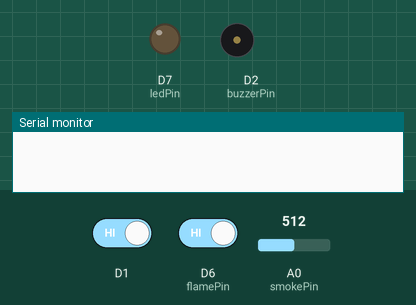
Recording of a sketch running on a simulated ESP8266 (NodeMCU). Parts: output pins drawn as LEDs (lit = HIGH), buzzer (waves = sounding, pin HIGH), the last lines printed to the serial monitor. Inputs (shaded band) come from the test bench; at power-on: D1 HIGH, D6 (flamePin) HIGH, A0 (smokePin) = 512. WiFi joins after 1.5 s; servers stay silent unless stated.

Above: at 3.0 s.
3.1 s: D1 driven LOW
13.3 s: D6 (flamePin) driven LOW
At 17.9 s:
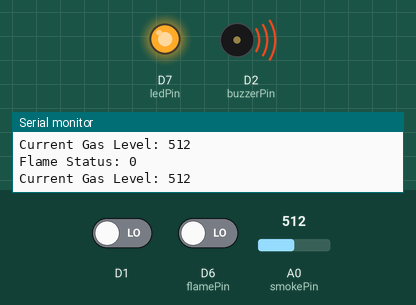
Timing chart, 0 to 23.3 s (numbered marks = the images above; inputs shaded):
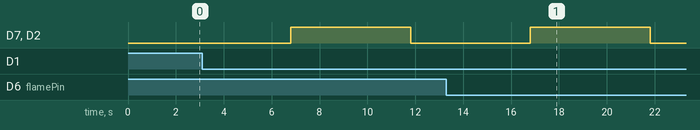

Measured:
- after the input at 13.3 s, D7 (ledPin), D2 (buzzerPin): LOW → HIGH after 3.5 s, → LOW 5.0 s later

The sketch:

Fire_Hazard.ino
```cpp
#define BLYNK_TEMPLATE_ID "TMPL3SVpUlqlI"
#define BLYNK_TEMPLATE_NAME "fire hazard"
#define BLYNK_AUTH_TOKEN "-3T16jDxV9fPday7IGuMmf_m4Es5MTUu"

#define BLYNK_PRINT Serial
#include <ESP8266WiFi.h>
#include <BlynkSimpleEsp8266.h>

char auth[] = BLYNK_AUTH_TOKEN;
char ssid[] = "";  // type your wifi name
char pass[] = "";  // type your wifi password

int ledPin = D7;
int flamePin = D6;
int buzzerPin = D2;
int smokePin = A0;

/*
MQ2 Gas Sensor:
VCC to 5V of ESP8266
GND to GND of ESP8266
A0 to A0 of ESP8266
Flame Sensor:
VCC to 5V of ESP8266
GND to GND of ESP8266
D0 to D6 of ESP8266
Buzzer:
VCC to D2 of ESP8266
GND to GND of ESP8266
LED:
Anode (+) to D7 of ESP8266 through a current-limiting resistor (e.g., 220Ω)
Cathode (-) to GND of ESP8266
*/

BlynkTimer timer;
int flag = 0;
bool smokeAlertSent = false; // Declaration of smokeAlertSent variable
bool fireAlertSent = false; // Declaration of fireAlertSent variable

void sendSensor() {
  int isButtonPressed = digitalRead(D1);

  if (isButtonPressed == 0 && flag == 0) {
    Serial.println("Fire in the House");
    Blynk.logEvent("fire_alert", "Fire Detected");
    Blynk.logEvent("gas_alert", "High Gas Level Detected");
    flag = 1;
  } else if (isButtonPressed == 1) {
    flag = 0;
  }

  int flameSensorRead = digitalRead(flamePin); // Reading the flame sensor data
  Blynk.virtualWrite(V0, flameSensorRead);     // Sending data to Blynk
  Serial.print("Flame Status: ");
  Serial.println(flameSensorRead);

  int smokeLevel = analogRead(smokePin); // Reading the smoke sensor data
  Blynk.virtualWrite(V2, smokeLevel);    // Sending data to Blynk
  Serial.print("Current Gas Level: ");
  Serial.println(smokeLevel);

  if (smokeLevel > 10 && !smokeAlertSent) {
    activateAlarm();
    smokeAlertSent = true;
    Blynk.logEvent("gas_alert", "HIGH GAS LEVEL DETECTED.....ESCAPE FROM THE PLACE");
  } else if (flameSensorRead == LOW && !fireAlertSent) {
    activateAlarm();
    fireAlertSent = true;
    Blynk.logEvent("fire_alert", "FIRE DETECTED.....EVACUATE FROM THE PLACE IMMEDIATELY");
  } else {
    deactivateAlarm();
  }
}

void activateAlarm() {
  digitalWrite(ledPin, HIGH);
  digitalWrite(buzzerPin, HIGH);
  Blynk.virtualWrite(V1, 255); // Set LED brightness to full in Blynk app (indicates alarm)
}

void deactivateAlarm() {
  digitalWrite(ledPin, LOW);
  digitalWrite(buzzerPin, LOW);
  Blynk.virtualWrite(V1, 0); // Turn off LED in Blynk app
}

void setup() {
  pinMode(ledPin, OUTPUT);
  pinMode(flamePin, INPUT);
  pinMode(buzzerPin, OUTPUT);
  pinMode(smokePin, INPUT);

  digitalWrite(ledPin, LOW);
  digitalWrite(buzzerPin, LOW);

  Serial.begin(9600);
  Blynk.begin(auth, ssid, pass);
  timer.setInterval(5000L, sendSensor); // Check sensors every 5 seconds
}

void loop() {
  Blynk.run();
  timer.run();
}
```
